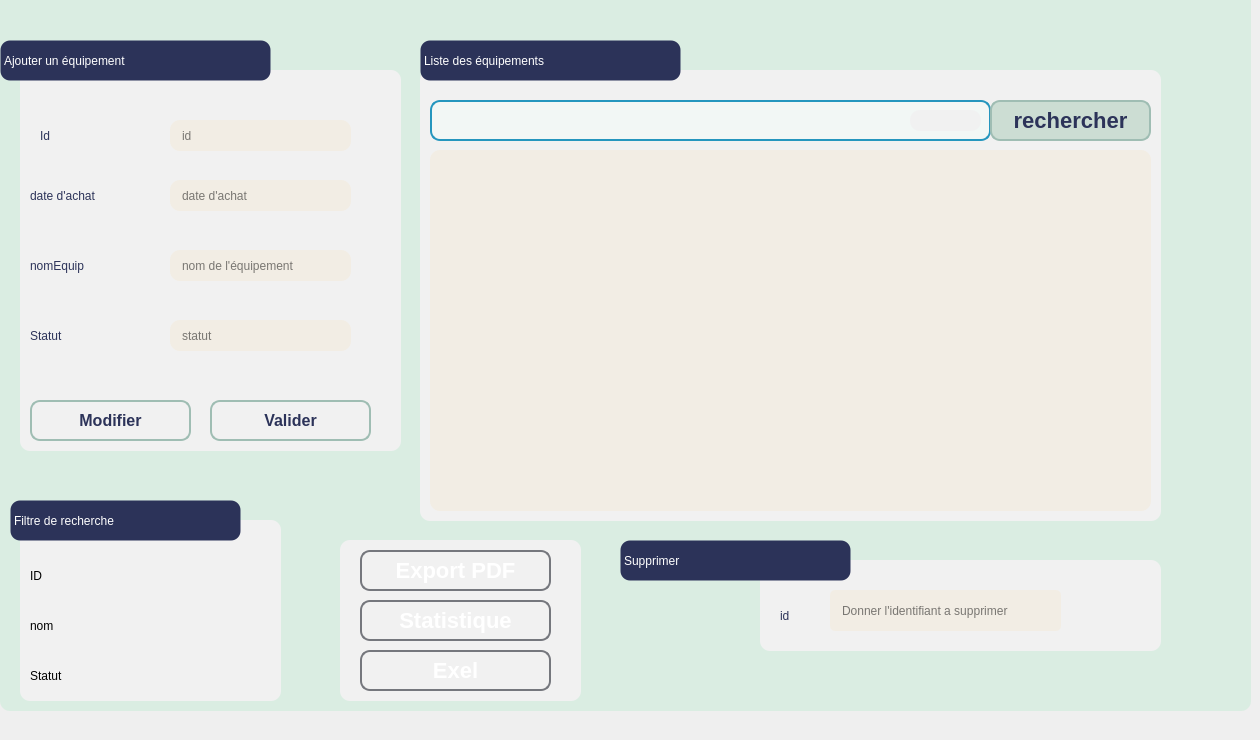
      <widget class="QWidget" name="tab_4">
       <attribute name="title">
        <string>Gestion des Equipements</string>
       </attribute>
       <widget class="QGroupBox" name="groupBox_23">
        <property name="geometry">
         <rect>
          <x>0</x>
          <y>-20</y>
          <width>1251</width>
          <height>731</height>
         </rect>
        </property>
        <property name="styleSheet">
         <string notr="true">background-color: rgb(218, 237, 226);
border-radius: 10px;
border: 5px ;
</string>
        </property>
        <property name="title">
         <string/>
        </property>
        <widget class="Line" name="line_filtreRechercheMobilite_5">
         <property name="geometry">
          <rect>
           <x>40</x>
           <y>400</y>
           <width>401</width>
           <height>20</height>
          </rect>
         </property>
         <property name="styleSheet">
          <string notr="true">background-color: rgb(218, 237, 226);</string>
         </property>
         <property name="orientation">
          <enum>Qt::Horizontal</enum>
         </property>
        </widget>
        <widget class="QGroupBox" name="groupBox_28">
         <property name="geometry">
          <rect>
           <x>20</x>
           <y>90</y>
           <width>381</width>
           <height>381</height>
          </rect>
         </property>
         <property name="styleSheet">
          <string notr="true">background-color: rgb(241, 241, 241);
border-radius: 10px black;
	border-radius: 10px  ;

</string>
         </property>
         <property name="title">
          <string/>
         </property>
         <widget class="QLabel" name="label_39">
          <property name="geometry">
           <rect>
            <x>20</x>
            <y>50</y>
            <width>151</width>
            <height>31</height>
           </rect>
          </property>
          <property name="styleSheet">
           <string notr="true">
font:  75 16pt &quot;Times New Roman&quot;;
color: rgb(44, 51, 89);</string>
          </property>
          <property name="text">
           <string>Id</string>
          </property>
         </widget>
         <widget class="QLabel" name="label_42">
          <property name="geometry">
           <rect>
            <x>10</x>
            <y>110</y>
            <width>161</width>
            <height>31</height>
           </rect>
          </property>
          <property name="styleSheet">
           <string notr="true">
font:  75 16pt &quot;Times New Roman&quot;;
color: rgb(44, 51, 89);</string>
          </property>
          <property name="text">
           <string>date d'achat</string>
          </property>
         </widget>
         <widget class="QLabel" name="label_43">
          <property name="geometry">
           <rect>
            <x>10</x>
            <y>170</y>
            <width>161</width>
            <height>51</height>
           </rect>
          </property>
          <property name="styleSheet">
           <string notr="true">
font:  75 16pt &quot;Times New Roman&quot;;
color: rgb(44, 51, 89);</string>
          </property>
          <property name="text">
           <string>nomEquip</string>
          </property>
         </widget>
         <widget class="QLabel" name="label_44">
          <property name="geometry">
           <rect>
            <x>10</x>
            <y>240</y>
            <width>161</width>
            <height>51</height>
           </rect>
          </property>
          <property name="styleSheet">
           <string notr="true">
font:  75 16pt &quot;Times New Roman&quot;;
color: rgb(44, 51, 89);</string>
          </property>
          <property name="text">
           <string>Statut</string>
          </property>
         </widget>
         <widget class="QLineEdit" name="leid_3">
          <property name="geometry">
           <rect>
            <x>150</x>
            <y>50</y>
            <width>181</width>
            <height>31</height>
           </rect>
          </property>
          <property name="styleSheet">
           <string notr="true">QLineEdit{
	background-color: rgb(242, 237, 228);
    box-shadow: 2px 0.5px 5px 1px inset black;
    border-radius: 10px  ;
    width: 70%;
    padding-right: 10px;
    padding-left: 10px;
    text-align: left;
    color: #000;
    font-size:inherit;
    font-family: Arial, Helvetica, sans-serif;  
    font-weight:normal;
    font-variant:normal;
	border-color: rgb(146, 150, 149);
}
QLineEdit::hover{  color: black ;
background-color:orange;}
QLineEdit::focus{  color: black ;
background-color:white;}</string>
          </property>
          <property name="placeholderText">
           <string>id</string>
          </property>
         </widget>
         <widget class="QLineEdit" name="dateaa">
          <property name="geometry">
           <rect>
            <x>150</x>
            <y>110</y>
            <width>181</width>
            <height>31</height>
           </rect>
          </property>
          <property name="styleSheet">
           <string notr="true">QLineEdit{
	background-color: rgb(242, 237, 228);
    box-shadow: 2px 0.5px 5px 1px inset black;
    border-radius: 10px;
    width: 70%;
    padding-right: 10px;
    padding-left: 10px;
    text-align: left;
    color: #000;
    font-size:inherit;
    font-family: Arial, Helvetica, sans-serif;  
    font-weight:normal;
    font-variant:normal;
}
QLineEdit::hover{  color: black ;
background-color:orange;}
QLineEdit::focus{  color: black ;
background-color:white;}</string>
          </property>
          <property name="placeholderText">
           <string>date d'achat</string>
          </property>
         </widget>
         <widget class="QLineEdit" name="lenomE">
          <property name="geometry">
           <rect>
            <x>150</x>
            <y>180</y>
            <width>181</width>
            <height>31</height>
           </rect>
          </property>
          <property name="styleSheet">
           <string notr="true">QLineEdit{
	background-color: rgb(242, 237, 228);
    box-shadow: 2px 0.5px 5px 1px inset black;
    border-radius: 10px;
    width: 70%;
    padding-right: 10px;
    padding-left: 10px;
    text-align: left;
    color: #000;
    font-size:inherit;
    font-family: Arial, Helvetica, sans-serif;  
    font-weight:normal;
    font-variant:normal;
}
QLineEdit::hover{  color: black ;
background-color:orange;}
QLineEdit::focus{  color: black ;
background-color:white;}</string>
          </property>
          <property name="placeholderText">
           <string>nom de l'équipement</string>
          </property>
         </widget>
         <widget class="QPushButton" name="pb_modifier_3">
          <property name="geometry">
           <rect>
            <x>10</x>
            <y>330</y>
            <width>161</width>
            <height>41</height>
           </rect>
          </property>
          <property name="styleSheet">
           <string notr="true">/*-----QPushButton-----*/
QPushButton
{
	background-color: qlineargradient(spread:pad, x1:0, y1:0.511, x2:1, y2:0.511, stop:0 
#92bf91
,stop:0.995192 rgba(0,0,0,0));



	color: rgb(44, 51, 89);
	font-size: 16px;
	font-weight: bold;
	border: 2px solid #9fbdb3;
	border-radius:10px;
	padding: 5px;

}

QPushButton::hover
{
background-color: qlineargradient(spread:pad, x1:0, y1:0.511, x2:1, y2:0.511, stop:0 rgba(0, 180, 150, 220),stop:1 rgba(50, 220, 200, 220));

	color: #2C3359; 
}
QPushButton::pressed
{background-color: qlineargradient(stop:0 rgba(0, 207, 179, 255),stop:1 rgba(70, 255, 230, 255));

	color: #2C3359; 

}</string>
          </property>
          <property name="text">
           <string>Modifier</string>
          </property>
          <property name="icon">
           <iconset resource="images.qrc">
            <normaloff>:/edit-2.svg</normaloff>:/edit-2.svg</iconset>
          </property>
         </widget>
         <widget class="QPushButton" name="pb_ajouter_3">
          <property name="geometry">
           <rect>
            <x>190</x>
            <y>330</y>
            <width>161</width>
            <height>41</height>
           </rect>
          </property>
          <property name="styleSheet">
           <string notr="true">/*-----QPushButton-----*/
QPushButton
{
	background-color: qlineargradient(spread:pad, x1:0, y1:0.511, x2:1, y2:0.511, stop:0 
#92bf91
,stop:0.995192 rgba(0,0,0,0));



	color: rgb(44, 51, 89);
	font-size: 16px;
	font-weight: bold;
	border: 2px solid #9fbdb3;
	border-radius:10px;
	padding: 5px;

}

QPushButton::hover
{
background-color: qlineargradient(spread:pad, x1:0, y1:0.511, x2:1, y2:0.511, stop:0 rgba(0, 180, 150, 220),stop:1 rgba(50, 220, 200, 220));

	color: #2C3359; 
}
QPushButton::pressed
{background-color: qlineargradient(stop:0 rgba(0, 207, 179, 255),stop:1 rgba(70, 255, 230, 255));

	color: #2C3359; 

}</string>
          </property>
          <property name="text">
           <string>Valider</string>
          </property>
          <property name="icon">
           <iconset resource="images.qrc">
            <normaloff>:/plus.svg</normaloff>:/plus.svg</iconset>
          </property>
         </widget>
         <widget class="QLineEdit" name="lestatut">
          <property name="geometry">
           <rect>
            <x>150</x>
            <y>250</y>
            <width>181</width>
            <height>31</height>
           </rect>
          </property>
          <property name="styleSheet">
           <string notr="true">QLineEdit{
	background-color: rgb(242, 237, 228);
    box-shadow: 2px 0.5px 5px 1px inset black;
    border-radius: 10px;
    width: 70%;
    padding-right: 10px;
    padding-left: 10px;
    text-align: left;
    color: #000;
    font-size:inherit;
    font-family: Arial, Helvetica, sans-serif;  
    font-weight:normal;
    font-variant:normal;
}
QLineEdit::hover{  color: black ;
background-color:orange;}
QLineEdit::focus{  color: black ;
background-color:white;}</string>
          </property>
          <property name="placeholderText">
           <string>statut</string>
          </property>
         </widget>
        </widget>
        <widget class="QLabel" name="label_65">
         <property name="geometry">
          <rect>
           <x>620</x>
           <y>560</y>
           <width>231</width>
           <height>41</height>
          </rect>
         </property>
         <property name="styleSheet">
          <string notr="true">QLabel{
    border: 1px solid transparent ;	
	color: rgb(255, 255, 255);
	font: 75 16pt &quot;Times New Roman&quot;;
	background-color: rgb(44, 51, 89);
	border-radius: 10px  ;
}</string>
         </property>
         <property name="text">
          <string>Supprimer</string>
         </property>
        </widget>
        <widget class="QGroupBox" name="groupBox_29">
         <property name="geometry">
          <rect>
           <x>420</x>
           <y>90</y>
           <width>741</width>
           <height>451</height>
          </rect>
         </property>
         <property name="styleSheet">
          <string notr="true">background-color: rgb(241, 241, 241);
border-radius: 10px black;
	border-radius: 10px  ;

</string>
         </property>
         <property name="title">
          <string/>
         </property>
         <widget class="QTableView" name="tabequipement">
          <property name="geometry">
           <rect>
            <x>10</x>
            <y>80</y>
            <width>721</width>
            <height>361</height>
           </rect>
          </property>
          <property name="styleSheet">
           <string notr="true">background-color: rgb(242, 237, 228);
</string>
          </property>
         </widget>
         <widget class="QLineEdit" name="lerechercher_2">
          <property name="geometry">
           <rect>
            <x>10</x>
            <y>30</y>
            <width>561</width>
            <height>41</height>
           </rect>
          </property>
          <property name="styleSheet">
           <string notr="true">QLineEdit
{
background-color: rgb(242, 247, 245);
border-radius: 10px;
border: 2px solid #2596be


}
</string>
          </property>
         </widget>
         <widget class="QPushButton" name="pushButton_rechercher_2">
          <property name="geometry">
           <rect>
            <x>570</x>
            <y>30</y>
            <width>161</width>
            <height>41</height>
           </rect>
          </property>
          <property name="styleSheet">
           <string notr="true">QPushButton
{
	background-color: rgb(204, 221, 211);
	color: rgb(44, 51, 89);
	font-size: 22px;
	font-weight: bold;
	border: 2px solid #9fbdb3;
	border-radius:10px;
	padding: 5px;
}

</string>
          </property>
          <property name="text">
           <string>rechercher</string>
          </property>
         </widget>
         <widget class="QLabel" name="Empl_label_Recherche_5">
          <property name="geometry">
           <rect>
            <x>490</x>
            <y>40</y>
            <width>71</width>
            <height>21</height>
           </rect>
          </property>
          <property name="styleSheet">
           <string notr="true">font:  75 16pt &quot;Times New Roman&quot;;
image: url(:/search.svg);
color: rgb(44, 51, 89);</string>
          </property>
          <property name="text">
           <string/>
          </property>
         </widget>
        </widget>
        <widget class="QLabel" name="label_66">
         <property name="geometry">
          <rect>
           <x>0</x>
           <y>60</y>
           <width>271</width>
           <height>41</height>
          </rect>
         </property>
         <property name="styleSheet">
          <string notr="true">QLabel{
    border: 1px solid transparent ;	
	color: rgb(255, 255, 255);
	font: 75 16pt &quot;Times New Roman&quot;;
	background-color: rgb(44, 51, 89);
	border-radius: 10px  ;
}</string>
         </property>
         <property name="text">
          <string>Ajouter un équipement</string>
         </property>
        </widget>
        <widget class="QLabel" name="label_67">
         <property name="geometry">
          <rect>
           <x>420</x>
           <y>60</y>
           <width>261</width>
           <height>41</height>
          </rect>
         </property>
         <property name="styleSheet">
          <string notr="true">QLabel{
    border: 1px solid transparent ;	
	color: rgb(255, 255, 255);
	font: 75 16pt &quot;Times New Roman&quot;;
	background-color: rgb(44, 51, 89);
	border-radius: 10px  ;
}</string>
         </property>
         <property name="text">
          <string>Liste des équipements</string>
         </property>
        </widget>
        <widget class="QGroupBox" name="groupBox_30">
         <property name="geometry">
          <rect>
           <x>760</x>
           <y>580</y>
           <width>401</width>
           <height>91</height>
          </rect>
         </property>
         <property name="styleSheet">
          <string notr="true">background-color: rgb(241, 241, 241);
border-radius: 10px black;
	border-radius: 10px  ;

</string>
         </property>
         <property name="title">
          <string/>
         </property>
         <widget class="QLineEdit" name="id_supp_5">
          <property name="geometry">
           <rect>
            <x>70</x>
            <y>30</y>
            <width>231</width>
            <height>41</height>
           </rect>
          </property>
          <property name="styleSheet">
           <string notr="true">QLineEdit{
	background-color: rgb(242, 237, 228);
    box-shadow: 2px 0.5px 5px 1px inset black;
    border-radius: 5px;
    width: 70%;
    padding-right: 10px;
    padding-left: 10px;
    text-align: left;
    color: #000;
    font-size:inherit;
    font-family: Arial, Helvetica, sans-serif;  
    font-weight:normal;
    font-variant:normal;
}
QLineEdit::hover{  color: black ;
background-color:orange;}
QLineEdit::focus{  color: black ;
background-color:white;}</string>
          </property>
          <property name="placeholderText">
           <string>Donner l'identifiant a supprimer</string>
          </property>
         </widget>
         <widget class="QPushButton" name="pb_supprimer_3">
          <property name="geometry">
           <rect>
            <x>320</x>
            <y>30</y>
            <width>51</width>
            <height>41</height>
           </rect>
          </property>
          <property name="styleSheet">
           <string notr="true">image: url(:/trash-2.svg);</string>
          </property>
          <property name="text">
           <string/>
          </property>
         </widget>
         <widget class="QLabel" name="label_68">
          <property name="geometry">
           <rect>
            <x>20</x>
            <y>40</y>
            <width>31</width>
            <height>31</height>
           </rect>
          </property>
          <property name="styleSheet">
           <string notr="true">font:  75 16pt &quot;Times New Roman&quot;;
color: rgb(44, 51, 89);</string>
          </property>
          <property name="text">
           <string>id</string>
          </property>
         </widget>
        </widget>
        <widget class="QGroupBox" name="groupBox_31">
         <property name="geometry">
          <rect>
           <x>20</x>
           <y>540</y>
           <width>261</width>
           <height>181</height>
          </rect>
         </property>
         <property name="styleSheet">
          <string notr="true">background-color: rgb(241, 241, 241);
border-radius: 10px black;
	border-radius: 10px  ;

</string>
         </property>
         <property name="title">
          <string/>
         </property>
         <widget class="QLabel" name="label_69">
          <property name="geometry">
           <rect>
            <x>10</x>
            <y>40</y>
            <width>31</width>
            <height>31</height>
           </rect>
          </property>
          <property name="styleSheet">
           <string notr="true">font: 11pt &quot;MS Shell Dlg 2&quot;;</string>
          </property>
          <property name="text">
           <string>ID</string>
          </property>
         </widget>
         <widget class="QPushButton" name="triID_4">
          <property name="geometry">
           <rect>
            <x>100</x>
            <y>40</y>
            <width>41</width>
            <height>31</height>
           </rect>
          </property>
          <property name="styleSheet">
           <string notr="true">/*-----QPushButton-----*/
image: url(:/triCroissant.png);
QPushButton
{
	background-color: qlineargradient(spread:pad, x1:0, y1:0.511, x2:1, y2:0.511, stop:0 
#92bf91
,stop:0.995192 rgba(0,0,0,0));



	color: #ffffff;
	font-size: 22px;
	font-weight: bold;
	border: 2px solid #9fbdb3;
	border-radius:10px;
	padding: 5px;
	

}

QPushButton::hover
{
background-color: qlineargradient(spread:pad, x1:0, y1:0.511, x2:1, y2:0.511, stop:0 rgba(0, 180, 150, 220),stop:1 rgba(50, 220, 200, 220));

	color: #2C3359; 

}
QPushButton::pressed
{background-color: qlineargradient(stop:0 rgba(0, 207, 179, 255),stop:1 rgba(70, 255, 230, 255));

	color: #2C3359; 

}
</string>
          </property>
          <property name="text">
           <string/>
          </property>
          <property name="icon">
           <iconset>
            <normaloff>../Downloads/337075855_605317437802974_4220689039509783446_n.png</normaloff>../Downloads/337075855_605317437802974_4220689039509783446_n.png</iconset>
          </property>
         </widget>
         <widget class="QPushButton" name="ID_desc_3">
          <property name="geometry">
           <rect>
            <x>200</x>
            <y>40</y>
            <width>41</width>
            <height>31</height>
           </rect>
          </property>
          <property name="styleSheet">
           <string notr="true">/*-----QPushButton-----*/
image: url(:/triDecroissant.png);
QPushButton
{
	background-color: qlineargradient(spread:pad, x1:0, y1:0.511, x2:1, y2:0.511, stop:0 
#92bf91
,stop:0.995192 rgba(0,0,0,0));



	color: #ffffff;
	font-size: 22px;
	font-weight: bold;
	border: 2px solid #9fbdb3;
	border-radius:10px;
	padding: 5px;
	

}

QPushButton::hover
{
background-color: qlineargradient(spread:pad, x1:0, y1:0.511, x2:1, y2:0.511, stop:0 rgba(0, 180, 150, 220),stop:1 rgba(50, 220, 200, 220));

	color: #2C3359; 

}
QPushButton::pressed
{background-color: qlineargradient(stop:0 rgba(0, 207, 179, 255),stop:1 rgba(70, 255, 230, 255));

	color: #2C3359; 

}
</string>
          </property>
          <property name="text">
           <string/>
          </property>
          <property name="icon">
           <iconset>
            <normaloff>../Downloads/334897169_707582544440547_3617308460356323247_n.png</normaloff>../Downloads/334897169_707582544440547_3617308460356323247_n.png</iconset>
          </property>
         </widget>
         <widget class="QLabel" name="label_70">
          <property name="geometry">
           <rect>
            <x>10</x>
            <y>90</y>
            <width>81</width>
            <height>31</height>
           </rect>
          </property>
          <property name="styleSheet">
           <string notr="true">font: 11pt &quot;MS Shell Dlg 2&quot;;</string>
          </property>
          <property name="text">
           <string>nom</string>
          </property>
         </widget>
         <widget class="QPushButton" name="nom_az_2">
          <property name="geometry">
           <rect>
            <x>110</x>
            <y>90</y>
            <width>41</width>
            <height>31</height>
           </rect>
          </property>
          <property name="styleSheet">
           <string notr="true">/*-----QPushButton-----*/
image: url(:/triCroissant.png);
QPushButton
{
	background-color: qlineargradient(spread:pad, x1:0, y1:0.511, x2:1, y2:0.511, stop:0 
#92bf91
,stop:0.995192 rgba(0,0,0,0));



	color: #ffffff;
	font-size: 22px;
	font-weight: bold;
	border: 2px solid #9fbdb3;
	border-radius:10px;
	padding: 5px;
	

}

QPushButton::hover
{
background-color: qlineargradient(spread:pad, x1:0, y1:0.511, x2:1, y2:0.511, stop:0 rgba(0, 180, 150, 220),stop:1 rgba(50, 220, 200, 220));

	color: #2C3359; 

}
QPushButton::pressed
{background-color: qlineargradient(stop:0 rgba(0, 207, 179, 255),stop:1 rgba(70, 255, 230, 255));

	color: #2C3359; 

}
</string>
          </property>
          <property name="text">
           <string/>
          </property>
          <property name="icon">
           <iconset>
            <normaloff>../Downloads/337075855_605317437802974_4220689039509783446_n.png</normaloff>../Downloads/337075855_605317437802974_4220689039509783446_n.png</iconset>
          </property>
         </widget>
         <widget class="QPushButton" name="nom_az_3">
          <property name="geometry">
           <rect>
            <x>190</x>
            <y>80</y>
            <width>41</width>
            <height>31</height>
           </rect>
          </property>
          <property name="styleSheet">
           <string notr="true">/*-----QPushButton-----*/
image: url(:/triDecroissant.png);
QPushButton
{
	background-color: qlineargradient(spread:pad, x1:0, y1:0.511, x2:1, y2:0.511, stop:0 
#92bf91
,stop:0.995192 rgba(0,0,0,0));



	color: #ffffff;
	font-size: 22px;
	font-weight: bold;
	border: 2px solid #9fbdb3;
	border-radius:10px;
	padding: 5px;
	

}

QPushButton::hover
{
background-color: qlineargradient(spread:pad, x1:0, y1:0.511, x2:1, y2:0.511, stop:0 rgba(0, 180, 150, 220),stop:1 rgba(50, 220, 200, 220));

	color: #2C3359; 

}
QPushButton::pressed
{background-color: qlineargradient(stop:0 rgba(0, 207, 179, 255),stop:1 rgba(70, 255, 230, 255));

	color: #2C3359; 

}
</string>
          </property>
          <property name="text">
           <string/>
          </property>
          <property name="icon">
           <iconset>
            <normaloff>../Downloads/334897169_707582544440547_3617308460356323247_n.png</normaloff>../Downloads/334897169_707582544440547_3617308460356323247_n.png</iconset>
          </property>
         </widget>
         <widget class="QLabel" name="label_71">
          <property name="geometry">
           <rect>
            <x>10</x>
            <y>140</y>
            <width>61</width>
            <height>31</height>
           </rect>
          </property>
          <property name="styleSheet">
           <string notr="true">font: 11pt &quot;MS Shell Dlg 2&quot;;</string>
          </property>
          <property name="text">
           <string>Statut</string>
          </property>
         </widget>
         <widget class="QPushButton" name="tristatut">
          <property name="geometry">
           <rect>
            <x>110</x>
            <y>140</y>
            <width>41</width>
            <height>31</height>
           </rect>
          </property>
          <property name="styleSheet">
           <string notr="true">/*-----QPushButton-----*/
image: url(:/triCroissant.png);
QPushButton
{
	background-color: qlineargradient(spread:pad, x1:0, y1:0.511, x2:1, y2:0.511, stop:0 
#92bf91
,stop:0.995192 rgba(0,0,0,0));



	color: #ffffff;
	font-size: 22px;
	font-weight: bold;
	border: 2px solid #9fbdb3;
	border-radius:10px;
	padding: 5px;
	

}

QPushButton::hover
{
background-color: qlineargradient(spread:pad, x1:0, y1:0.511, x2:1, y2:0.511, stop:0 rgba(0, 180, 150, 220),stop:1 rgba(50, 220, 200, 220));

	color: #2C3359; 

}
QPushButton::pressed
{background-color: qlineargradient(stop:0 rgba(0, 207, 179, 255),stop:1 rgba(70, 255, 230, 255));

	color: #2C3359; 

}
</string>
          </property>
          <property name="text">
           <string/>
          </property>
          <property name="icon">
           <iconset>
            <normaloff>../Downloads/337075855_605317437802974_4220689039509783446_n.png</normaloff>../Downloads/337075855_605317437802974_4220689039509783446_n.png</iconset>
          </property>
         </widget>
         <widget class="QPushButton" name="tristatutdesc">
          <property name="geometry">
           <rect>
            <x>180</x>
            <y>140</y>
            <width>41</width>
            <height>31</height>
           </rect>
          </property>
          <property name="styleSheet">
           <string notr="true">/*-----QPushButton-----*/
image: url(:/triDecroissant.png);
QPushButton
{
	background-color: qlineargradient(spread:pad, x1:0, y1:0.511, x2:1, y2:0.511, stop:0 
#92bf91
,stop:0.995192 rgba(0,0,0,0));



	color: #ffffff;
	font-size: 22px;
	font-weight: bold;
	border: 2px solid #9fbdb3;
	border-radius:10px;
	padding: 5px;
	

}

QPushButton::hover
{
background-color: qlineargradient(spread:pad, x1:0, y1:0.511, x2:1, y2:0.511, stop:0 rgba(0, 180, 150, 220),stop:1 rgba(50, 220, 200, 220));

	color: #2C3359; 

}
QPushButton::pressed
{background-color: qlineargradient(stop:0 rgba(0, 207, 179, 255),stop:1 rgba(70, 255, 230, 255));

	color: #2C3359; 

}
</string>
          </property>
          <property name="text">
           <string/>
          </property>
          <property name="icon">
           <iconset>
            <normaloff>../Downloads/334897169_707582544440547_3617308460356323247_n.png</normaloff>../Downloads/334897169_707582544440547_3617308460356323247_n.png</iconset>
          </property>
         </widget>
        </widget>
        <widget class="QLabel" name="label_72">
         <property name="geometry">
          <rect>
           <x>10</x>
           <y>520</y>
           <width>231</width>
           <height>41</height>
          </rect>
         </property>
         <property name="styleSheet">
          <string notr="true">QLabel{
    border: 1px solid transparent ;	
	color: rgb(255, 255, 255);
	font: 75 16pt &quot;Times New Roman&quot;;
	background-color: rgb(44, 51, 89);
	border-radius: 10px  ;
}</string>
         </property>
         <property name="text">
          <string>Filtre de recherche</string>
         </property>
        </widget>
        <widget class="QGroupBox" name="groupBox_32">
         <property name="geometry">
          <rect>
           <x>340</x>
           <y>560</y>
           <width>241</width>
           <height>161</height>
          </rect>
         </property>
         <property name="styleSheet">
          <string notr="true">background-color: rgb(241, 241, 241);
border-radius: 10px black;
	border-radius: 10px  ;

</string>
         </property>
         <property name="title">
          <string/>
         </property>
         <widget class="QPushButton" name="pushButton_PDF_2">
          <property name="geometry">
           <rect>
            <x>20</x>
            <y>10</y>
            <width>191</width>
            <height>41</height>
           </rect>
          </property>
          <property name="styleSheet">
           <string notr="true">/*-----QPushButton-----*/
QPushButton
{
	background-color: qlineargradient(spread:pad, x1:0, y1:0.511, x2:1, y2:0.511, stop:0 
#75777d
,stop:0.995192 rgba(0,0,0,0));



	color: #ffffff;
	font-size: 22px;
	font-weight: bold;
	border: 2px solid #75777d;
	border-radius:10px;
	padding: 5px;

}

QPushButton::hover
{
background-color: #b5b5ba;

	color: #2C3359; 
}
QPushButton::pressed
{background-color: qlineargradient(stop:0 rgba(0, 207, 179, 255),stop:1 rgba(70, 255, 230, 255));

	color: #75777d; 

}</string>
          </property>
          <property name="text">
           <string>Export PDF</string>
          </property>
         </widget>
         <widget class="QPushButton" name="pushButton_4">
          <property name="geometry">
           <rect>
            <x>20</x>
            <y>60</y>
            <width>191</width>
            <height>41</height>
           </rect>
          </property>
          <property name="styleSheet">
           <string notr="true">/*-----QPushButton-----*/
QPushButton
{
	background-color: qlineargradient(spread:pad, x1:0, y1:0.511, x2:1, y2:0.511, stop:0 
#75777d
,stop:0.995192 rgba(0,0,0,0));



	color: #ffffff;
	font-size: 22px;
	font-weight: bold;
	border: 2px solid #75777d;
	border-radius:10px;
	padding: 5px;

}

QPushButton::hover
{
background-color: #b5b5ba;

	color: #2C3359; 
}
QPushButton::pressed
{background-color: qlineargradient(stop:0 rgba(0, 207, 179, 255),stop:1 rgba(70, 255, 230, 255));

	color: #75777d; 

}</string>
          </property>
          <property name="text">
           <string>Statistique</string>
          </property>
         </widget>
         <widget class="QLabel" name="label_73">
          <property name="geometry">
           <rect>
            <x>30</x>
            <y>20</y>
            <width>21</width>
            <height>21</height>
           </rect>
          </property>
          <property name="styleSheet">
           <string notr="true">image: url(:/file.png);
background-color:transparent;</string>
          </property>
          <property name="text">
           <string/>
          </property>
         </widget>
         <widget class="QLabel" name="label_74">
          <property name="geometry">
           <rect>
            <x>20</x>
            <y>70</y>
            <width>31</width>
            <height>21</height>
           </rect>
          </property>
          <property name="styleSheet">
           <string notr="true">image: url(:/chart.png);
background-color:transparent;</string>
          </property>
          <property name="text">
           <string/>
          </property>
         </widget>
         <widget class="QPushButton" name="export_excel">
          <property name="geometry">
           <rect>
            <x>20</x>
            <y>110</y>
            <width>191</width>
            <height>41</height>
           </rect>
          </property>
          <property name="styleSheet">
           <string notr="true">/*-----QPushButton-----*/
QPushButton
{
	background-color: qlineargradient(spread:pad, x1:0, y1:0.511, x2:1, y2:0.511, stop:0 
#75777d
,stop:0.995192 rgba(0,0,0,0));



	color: #ffffff;
	font-size: 22px;
	font-weight: bold;
	border: 2px solid #75777d;
	border-radius:10px;
	padding: 5px;

}

QPushButton::hover
{
background-color: #b5b5ba;

	color: #2C3359; 
}
QPushButton::pressed
{background-color: qlineargradient(stop:0 rgba(0, 207, 179, 255),stop:1 rgba(70, 255, 230, 255));

	color: #75777d; 

}</string>
          </property>
          <property name="text">
           <string>Exel</string>
          </property>
         </widget>
         <widget class="QLabel" name="label_75">
          <property name="geometry">
           <rect>
            <x>30</x>
            <y>120</y>
            <width>31</width>
            <height>21</height>
           </rect>
          </property>
          <property name="styleSheet">
           <string notr="true">image: url(:/excel.png);
background-color:transparent;</string>
          </property>
          <property name="text">
           <string/>
          </property>
         </widget>
        </widget>
        <zorder>line_filtreRechercheMobilite_5</zorder>
        <zorder>groupBox_28</zorder>
        <zorder>groupBox_29</zorder>
        <zorder>label_66</zorder>
        <zorder>label_67</zorder>
        <zorder>groupBox_30</zorder>
        <zorder>groupBox_31</zorder>
        <zorder>label_72</zorder>
        <zorder>groupBox_32</zorder>
        <zorder>label_65</zorder>
       </widget>
      </widget>
